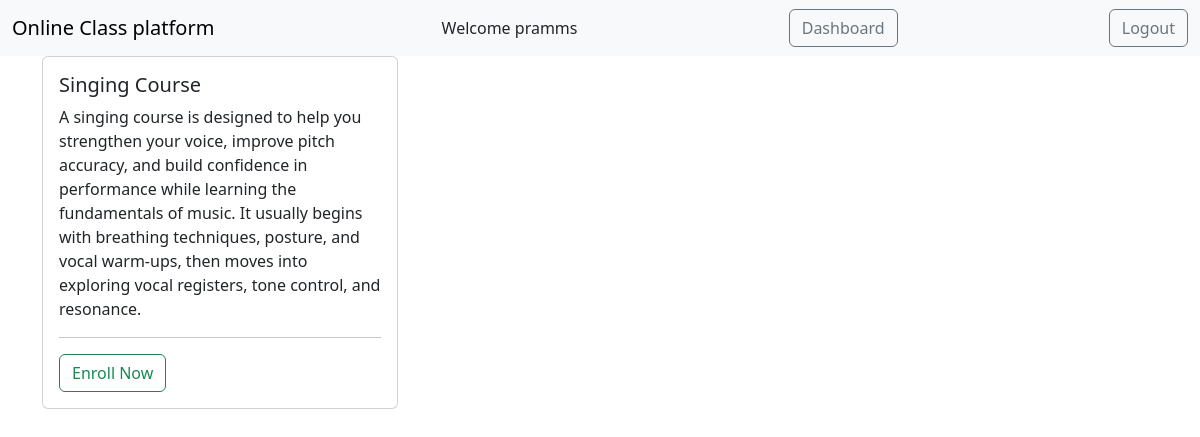
The app's page /course-detail/2/ (signed in) with its own data.
### class_app/models.py (models this page shows, shortened)
class Course(models.Model):
    title = models.CharField(max_length=255)
    description = models.TextField()
    created_at = models.DateTimeField(auto_now_add=True)

### class_app/views.py (the view)
# urls.py: path("course-detail/<int:pk>/",views.CourseDetailView.as_view(),name='course-detail'),
class CourseDetailView(LoginRequiredMixin,DetailView):
    model = Course
    template_name = "course_detail.html"
    context_object_name = "course"
    def get_context_data(self, **kwargs):
        context = super().get_context_data(**kwargs)
        context['enrolled'] = Enrollment.objects.filter(user=self.request.user,course=self.object).exists()
        return context

### templates/course_detail.html (shortened to what this page needs)
{% extends 'base.html' %}
{% block content %}
<div class="row row-cols-1 row-cols-md-3 g-4">
    <div class="col">
    <div class="card h-100">
      <div class="card-body">
        <h5 class="card-title">{{ course.title }}</h5>
        <p class="card-text">{{ course.description }}</p>
        <hr>
        {% if not enrolled %}
        <form action="{% url 'enroll' course.pk %}" method="post">
            <button type="submit" class="btn btn-outline-success">Enroll Now</button>
        </form>
        {% endif %}
    </div>
    </div>
  </div>
</div>
{% endblock content %}

### templates/base.html (shortened to what this page needs)
<!doctype html>
<html lang="en">
<head>
    <link href="https://cdn.jsdelivr.net/npm/bootstrap@5.3.8/dist/css/bootstrap.min.css" rel="stylesheet"
>
</head>
<body>
    <nav class="navbar bg-body-tertiary">
        <div class="container-fluid">
            <a class="navbar-brand" href="/">Online Class platform</a>
            {% if user.is_authenticated %}
                Welcome {{ user.username }}
                <a href="{% url 'dashboard' %}" class="btn btn-outline-secondary">Dashboard</a>
                <form action="{% url 'logout' %}" method="post">
                    <button type="submit" class="btn btn-outline-secondary">Logout</button>
                </form>
                {% else %}
                <a href="{% url 'login' %}" class="btn btn-outline-primary mt-2">Login</a>
            {% endif %}
        </div>
    </nav>
    <div class="container">
        {% block content %}
        {% endblock content %}
    </div>
</body>
</html>

### records on screen
Course: title "Singing Course", description "A singing course is designed to help you strengthen your voice, improve pitch accuracy, and build confidence in performance while learning the fundamentals of music. It usually begins with breathing techniques, posture, and vocal warm-ups, then moves into exploring vocal registers, tone control, and resonance."

### other values on screen
{{ user.username }} "pramms"
